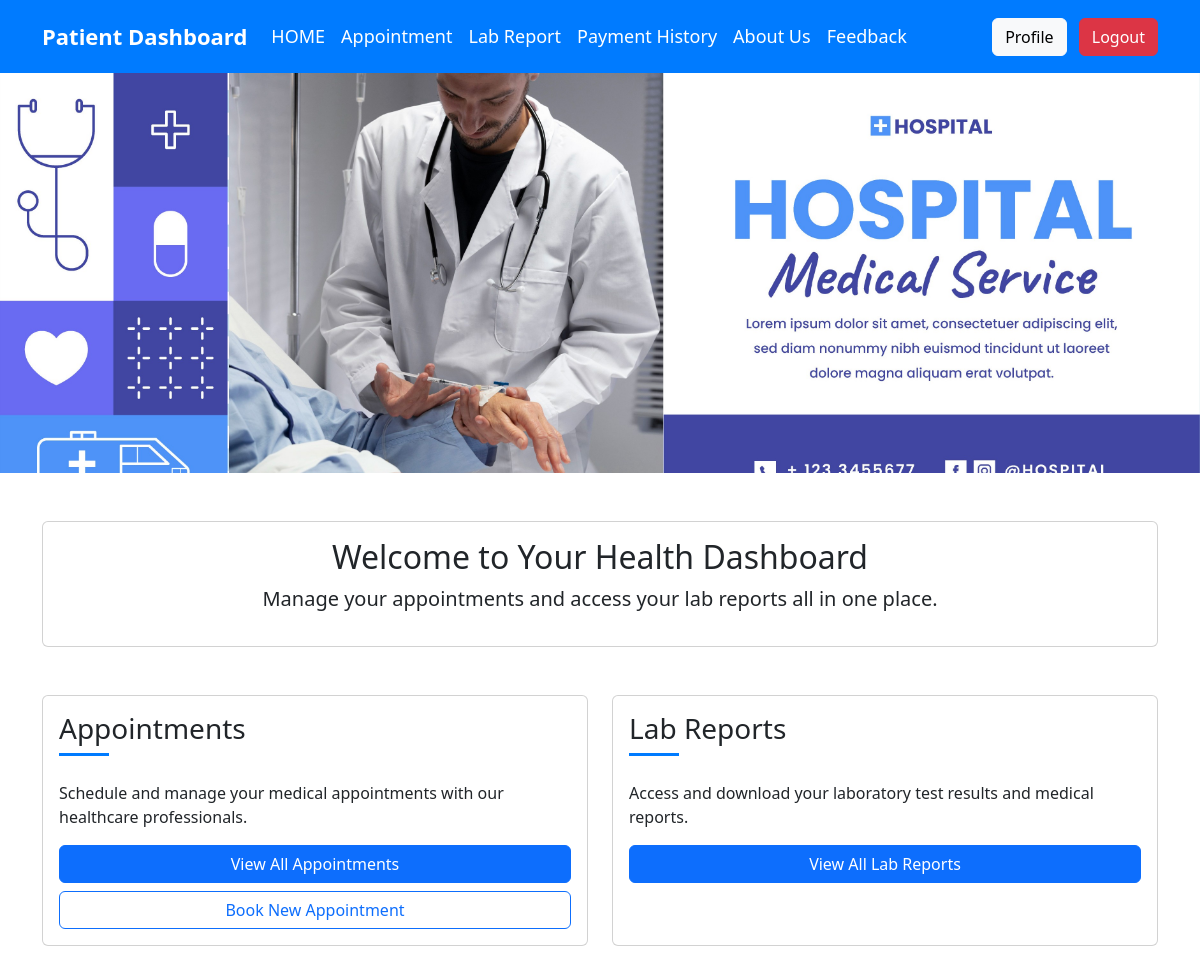
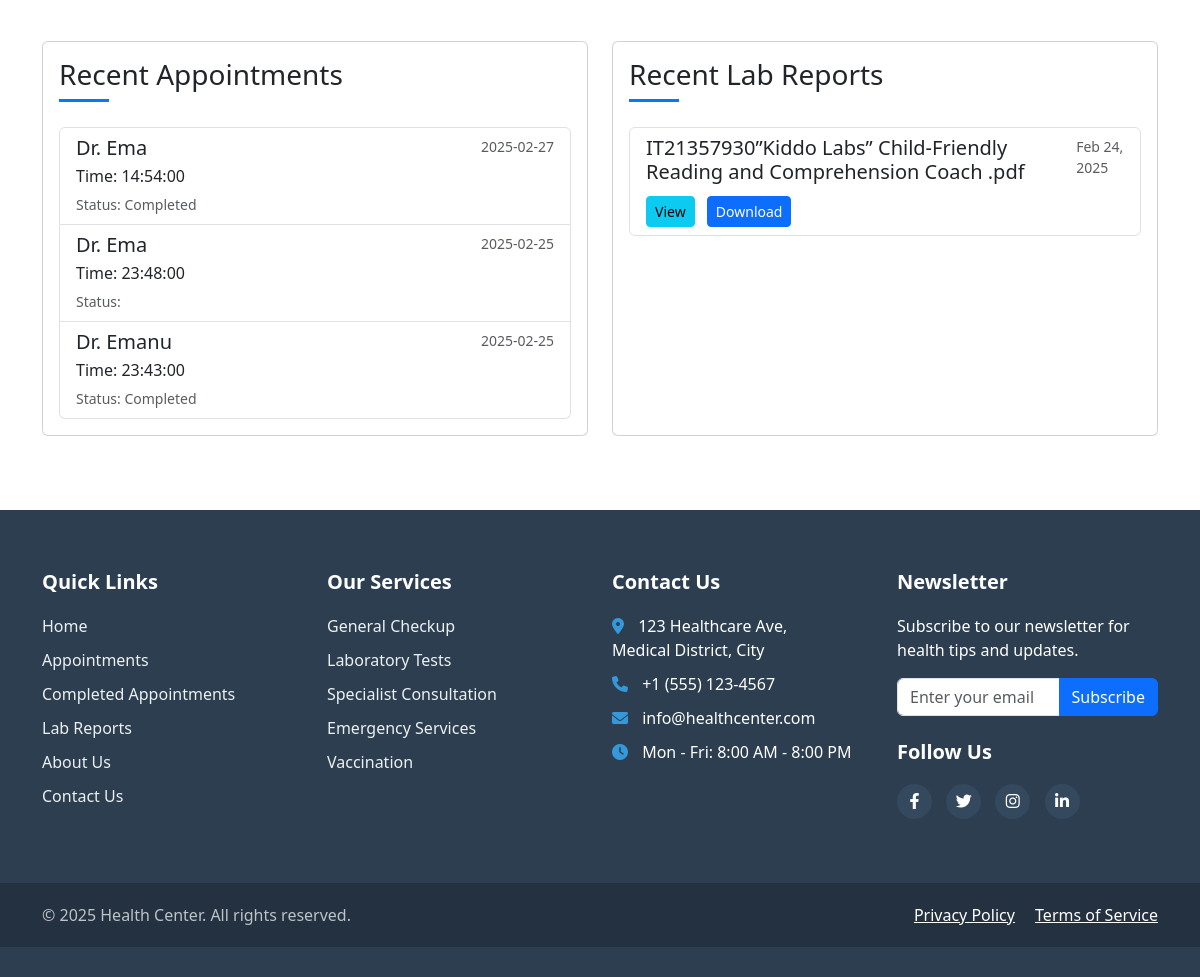
The app's page /home.php (signed in) with its own data (2 pictures, top to bottom).
### tables this page shows
CREATE TABLE `appointments` (
  `id` int(11) NOT NULL,
  `patient_id` int(11) NOT NULL,
  `appointment_date` date NOT NULL,
  `appointment_time` time NOT NULL,
  `status` enum('Scheduled','Cancelled','Completed') DEFAULT 'Scheduled',
  `created_at` timestamp NOT NULL DEFAULT current_timestamp(),
  `doctor_id` int(11) NOT NULL,
  `notes` text DEFAULT NULL,
  `doctor_name` varchar(100) DEFAULT NULL
);

CREATE TABLE `staff` (
  `id` int(11) NOT NULL,
  `name` varchar(255) NOT NULL,
  `email` varchar(255) NOT NULL,
  `password` varchar(255) NOT NULL,
  `role` enum('Doctor','Nurse','Receptionist','Admin') NOT NULL,
  `specialization` varchar(50) DEFAULT NULL,
  `created_at` timestamp NOT NULL DEFAULT current_timestamp(),
  `status` enum('active','inactive') DEFAULT 'active'
);

CREATE TABLE `lab_reports` (
  `id` int(11) NOT NULL,
  `patient_id` int(11) NOT NULL,
  `file_name` varchar(255) NOT NULL,
  `uploaded_at` timestamp NOT NULL DEFAULT current_timestamp(),
  `report_file` varchar(255) NOT NULL,
  `uploaded_by` int(11) NOT NULL,
  `report_type` varchar(50) NOT NULL,
  `upload_date` timestamp NOT NULL DEFAULT current_timestamp(),
  `report_date` date NOT NULL
);

### home.php (the view, shortened to what this page needs)
<?php
include 'db/config.php';
$patient_id = $_SESSION['user_id'];
$sql = "SELECT appointments.*, staff.name AS doctor_name
        FROM appointments
        JOIN staff ON appointments.doctor_id = staff.id
        WHERE appointments.patient_id = ?
        ORDER BY appointments.appointment_date DESC
        LIMIT 3";
$stmt = $conn->prepare($sql);
$stmt->bind_param("i", $patient_id);
$stmt->execute();
$recent_appointments = $stmt->get_result();
$lab_reports_sql = "SELECT * FROM lab_reports WHERE patient_id = ? ORDER BY uploaded_at DESC LIMIT 3";
$stmt2 = $conn->prepare($lab_reports_sql);
$stmt2->bind_param("i", $patient_id);
$stmt2->execute();
$recent_lab_reports = $stmt2->get_result();
?>
<!DOCTYPE html>
<html lang="en">
<head>
    <link href="https://cdn.jsdelivr.net/npm/bootstrap@5.3.0/dist/css/bootstrap.min.css" rel="stylesheet">
    <link rel="stylesheet" href="https://cdnjs.cloudflare.com/ajax/libs/owl-carousel/1.3.3/owl.carousel.min.css">
    <link rel="stylesheet" href="https://cdnjs.cloudflare.com/ajax/libs/font-awesome/6.0.0/css/all.min.css">
    <link rel="stylesheet" href="assets\css\home.css">
</head>
<body>
<nav class="navbar navbar-expand-lg navbar-custom">
    <div class="container">
        <a class="navbar-brand" href="home.php">Patient Dashboard</a>
        <div class="collapse navbar-collapse" id="navbarNav">
            <ul class="navbar-nav me-auto">
                <li class="nav-item">
                    <a class="nav-link active" href="home.php">HOME</a>
                </li>
                <li class="nav-item">
                    <a class="nav-link" href="appointments.php">Appointment</a>
                </li>
                <li class="nav-item">
                    <a class="nav-link" href="lab_reports.php">Lab Report</a>
                </li>
                <li class="nav-item">
                    <a class="nav-link" href="payment_history.php">Payment History</a>
                </li>
                <li class="nav-item">
                    <a class="nav-link" href="about.php">About Us</a>
                </li>
                <li class="nav-item">
                    <a class="nav-link" href="submit_feedback.php">Feedback</a>
                </li>
            </ul>
            <div>
                <a class="btn btn-light me-2" href="profile.php">Profile</a>
                <a class="btn btn-danger" href="logout.php">Logout</a>
            </div>
        </div>
    </div>
</nav>
<div class="banner">
    <div id="banner-slider" class="owl-carousel">
        <img src="assets/1.png" alt="Banner 1">
    </div>
</div>
<div class="container mt-5">
    <div class="row mb-5">
        <div class="col-12">
            <div class="card dashboard-card">
                <div class="card-body text-center">
                    <h2>Welcome to Your Health Dashboard</h2>
                    <p class="lead">Manage your appointments and access your lab reports all in one place.</p>
                </div>
            </div>
        </div>
    </div>
    <div class="row mb-5">
        <div class="col-md-6 mb-4">
            <div class="card dashboard-card">
                <div class="card-body">
                    <h3 class="section-heading">Appointments</h3>
                    <p>Schedule and manage your medical appointments with our healthcare professionals.</p>
                    <div class="d-grid gap-2">
                        <a href="appointments.php" class="btn btn-primary">View All Appointments</a>
                        <a href="book_appointment.php" class="btn btn-outline-primary">Book New Appointment</a>
                    </div>
                </div>
            </div>
        </div>
        <div class="col-md-6 mb-4">
            <div class="card dashboard-card">
                <div class="card-body">
                    <h3 class="section-heading">Lab Reports</h3>
                    <p>Access and download your laboratory test results and medical reports.</p>
                    <div class="d-grid gap-2">
                        <a href="lab_reports.php" class="btn btn-primary">View All Lab Reports</a>
                    </div>
                </div>
            </div>
        </div>
    </div>
    <div class="row">
        <div class="col-md-6 mb-4">
            <div class="card dashboard-card">
                <div class="card-body">
                    <h3 class="section-heading">Recent Appointments</h3>
                    <?php if ($recent_appointments->num_rows > 0) { ?>
                        <div class="list-group">
                            <?php while ($appointment = $recent_appointments->fetch_assoc()) { ?>
                                <div class="list-group-item">
                                    <div class="d-flex w-100 justify-content-between">
                                        <h5 class="mb-1">Dr. <?php echo htmlspecialchars($appointment['doctor_name']); ?></h5>
                                        <small class="text-muted"><?php echo htmlspecialchars($appointment['appointment_date']); ?></small>
                                    </div>
                                    <p class="mb-1">Time: <?php echo htmlspecialchars($appointment['appointment_time']); ?></p>
                                    <small class="text-muted">Status: <?php echo htmlspecialchars($appointment['status']); ?></small>
                                </div>
                            <?php } ?>
                        </div>
                    <?php } else { ?>
                        <p class="text-muted">No recent appointments found.</p>
                    <?php } ?>
                </div>
            </div>
        </div>
        <div class="col-md-6 mb-4">
            <div class="card dashboard-card">
                <div class="card-body">
                    <h3 class="section-heading">Recent Lab Reports</h3>
                    <?php if ($recent_lab_reports->num_rows > 0) { ?>
                        <div class="list-group">
                            <?php while ($report = $recent_lab_reports->fetch_assoc()) { ?>
                                <div class="list-group-item">
                                    <div class="d-flex w-100 justify-content-between">
                                        <h5 class="mb-1"><?php echo htmlspecialchars($report['file_name']); ?></h5>
                                        <small class="text-muted">
                                            <?php echo date('M d, Y', strtotime($report['uploaded_at'])); ?>
                                        </small>
                                    </div>
                                    <div class="mt-2">
                                        <a href="<?php echo htmlspecialchars($report['report_file']); ?>"
                                           target="_blank"
                                           class="btn btn-sm btn-info me-2">View</a>
                                        <a href="download.php?file=<?php echo urlencode($report['report_file']); ?>"
                                           class="btn btn-sm btn-primary">Download</a>
                                    </div>
                                </div>
                            <?php } ?>
                        </div>
                    <?php } else { ?>
                        <p class="text-muted">No recent lab reports found.</p>
                    <?php } ?>
                </div>
            </div>
        </div>
    </div>
</div>
<footer class="footer">
    <div class="container">
        <div class="row">
            <div class="col-md-3 mb-4">
                <h5>Quick Links</h5>
                <ul class="footer-links">
                    <li><a href="home.php">Home</a></li>
                    <li><a href="appointments.php">Appointments</a></li>
                    <li><a href="appoimentcomplited.php">Completed Appointments</a></li>
                    <li><a href="lab_reports.php">Lab Reports</a></li>
                    <li><a href="about.php">About Us</a></li>
                    <li><a href="contact.php">Contact Us</a></li>
                </ul>
            </div>
            <div class="col-md-3 mb-4">
                <h5>Our Services</h5>
                <ul class="footer-links">
                    <li><a href="#">General Checkup</a></li>
                    <li><a href="#">Laboratory Tests</a></li>
                    <li><a href="#">Specialist Consultation</a></li>
                    <li><a href="#">Emergency Services</a></li>
                    <li><a href="#">Vaccination</a></li>
                </ul>
            </div>
            <div class="col-md-3 mb-4">
                <h5>Contact Us</h5>
                <ul class="footer-links footer-contact">
                    <li>
                        <i class="fas fa-map-marker-alt"></i>
                        123 Healthcare Ave,<br>Medical District, City
                    </li>
                    <li>
                        <i class="fas fa-phone"></i>
                        +1 (555) 123-4567
                    </li>
                    <li>
                        <i class="fas fa-envelope"></i>
                        info@healthcenter.com
                    </li>
                    <li>
                        <i class="fas fa-clock"></i>
                        Mon - Fri: 8:00 AM - 8:00 PM
                    </li>
                </ul>
            </div>
            <div class="col-md-3 mb-4">
                <h5>Newsletter</h5>
                <p>Subscribe to our newsletter for health tips and updates.</p>
                <form class="mt-3">
                    <div class="input-group mb-3">
                        <input type="email" class="form-control" placeholder="Enter your email" aria-label="Email">
                        <button class="btn btn-primary" type="submit">Subscribe</button>
                    </div>
                </form>
                <div class="footer-social mt-4">
                    <h5>Follow Us</h5>
                    <a href="#"><i class="fab fa-facebook-f"></i></a>
                    <a href="#"><i class="fab fa-twitter"></i></a>
                    <a href="#"><i class="fab fa-instagram"></i></a>
                    <a href="#"><i class="fab fa-linkedin-in"></i></a>
                </div>
            </div>
        </div>
    </div>
    <div class="footer-bottom">
        <div class="container">
            <div class="row">
                <div class="col-md-6">
                    <p>&copy; <?php echo date('Y'); ?> Health Center. All rights reserved.</p>
                </div>
                <div class="col-md-6 text-md-end">
                    <p>
                        <a href="#" class="text-white me-3">Privacy Policy</a>
                        <a href="#" class="text-white">Terms of Service</a>
                    </p>
                </div>
            </div>
        </div>
    </div>
</footer>
</body>
</html>

### assets/css/home.css (style rules this page uses)
.banner { width: 100%; max-height: 400px; overflow: hidden; }
.banner img { width: 100%; height: auto; }
.navbar-custom { background-color: #007bff; padding: 15px; }
.navbar-custom .nav-link { color: white !important; font-size: 18px; transition: 0.3s; }
.navbar-brand { font-size: 22px; font-weight: bold; color: white !important; }
.dashboard-card { transition: transform 0.2s; height: 100%; }
.section-heading { position: relative; padding-bottom: 10px; margin-bottom: 25px; }
.section-heading::after { content: ''; position: absolute; bottom: 0; left: 0; width: 50px; height: 3px; background-color: #007bff; }
.footer { background-color: #2c3e50; color: #fff; padding: 60px 0 30px; margin-top: 50px; }
.footer h5 { color: #fff; font-weight: 600; margin-bottom: 20px; }
.footer-links { list-style: none; padding: 0; margin: 0; }
.footer-links li { margin-bottom: 10px; }
.footer-links a { color: #ecf0f1; text-decoration: none; transition: color 0.3s; }
.footer-contact i { margin-right: 10px; color: #3498db; }
.footer-social a { display: inline-block; width: 35px; height: 35px; background-color: #34495e; color: #fff; text-align: center; line-height: 35px; border-radius: 50%; margin-right: 10px; transition: background-color 0.3s; }
.footer-bottom { background-color: #233140; padding: 20px 0; margin-top: 40px; }
.footer-bottom p { margin: 0; color: #bdc3c7; }

### records on screen
appointments: staff.name "Ema", appointment_date "2025-02-27", appointment_time "14:54:00", status "Completed"
appointments: staff.name "Ema", appointment_date "2025-02-25", appointment_time "23:48:00"
appointments: staff.name "Emanu", appointment_date "2025-02-25", appointment_time "23:43:00", status "Completed"
lab_reports: file_name "IT21357930”Kiddo Labs” Child-Friendly Reading and Comprehension Coach .pdf", uploaded_at "Feb 24, 2025"
